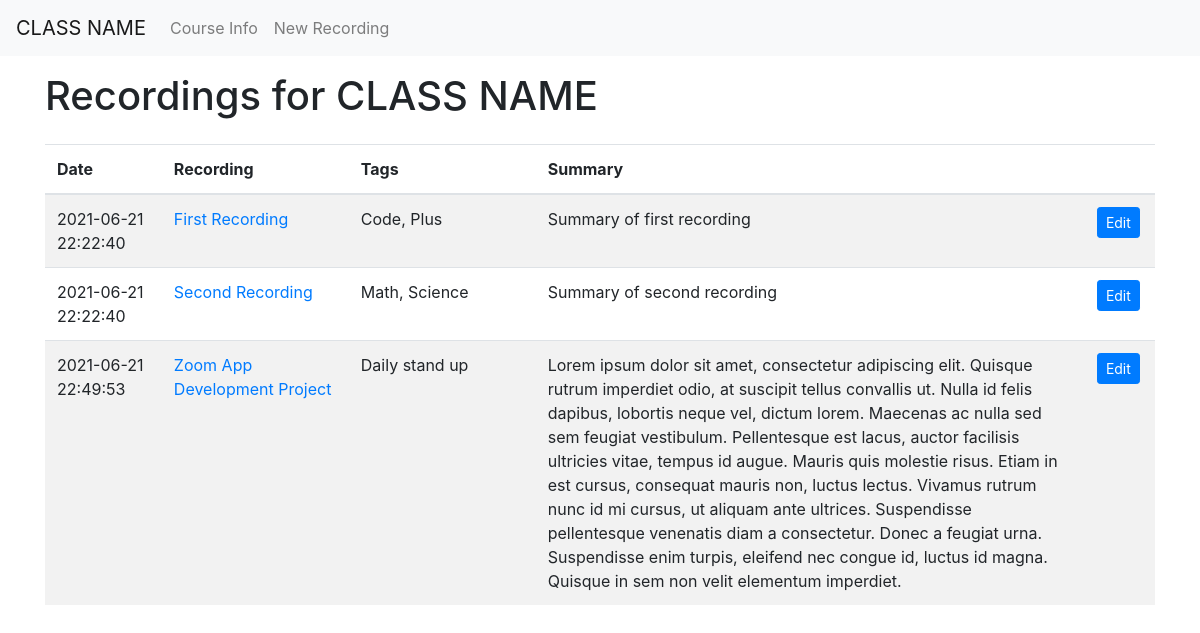
The page / on the database its author committed.
### tables this page shows
CREATE TABLE posts (
    id INTEGER PRIMARY KEY AUTOINCREMENT,
    created TIMESTAMPT NOT NULL DEFAULT CURRENT_TIMESTAMP,
    title TEXT NOT NULL,
    recordingURL TEXT NOT NULL,
    tags TEXT NOT NULL,
    summary TEXT NOT NULL
);

### app.py (the view)
@app.route('/')
def index():
    conn = get_db_connection()
    posts = conn.execute('SELECT * FROM posts').fetchall()
    conn.close()
    return render_template('index.html', posts=posts)

### app.py (called while the page is built)
def get_db_connection():
    conn = sqlite3.connect('database.db')
    conn.row_factory = sqlite3.Row
    return conn

### templates/index.html
{% extends 'base.html' %}
{% block content %}
    <h1 class="py-3">{% block title %} Recordings for CLASS NAME {% endblock %}</h1>
    <div class="table-responsive">
      <table class="recordings table table-hover table-striped">
        <thead>
          <tr>
            <th class="row-date">Date</th>
            <th class="row-recording">Recording</th>
            <th class="row-tags">Tags</th>
            <th class="row-summary">Summary</th>
            <th class="row-edit"></th>
          </tr>
        </thead>
        <tbody>
    {% for post in posts %}
              <tr>
                <td>{{ post['created'] }}</td>
                <td><a href="{{ post['recordingURL'] }}">{{ post['title'] }}</a></td>
                <td>{{ post['tags'] }}</td>
                <td>{{ post['summary'] }}</td>
                <td>
                  <a href="{{ url_for('edit', id=post['id']) }}">
                    <button type="button" class="btn btn-primary btn-sm">Edit</button>
                  </a>
                </td>
              </tr>
    {% endfor %}
        </tbody>
      </table>
    </div>
{% endblock %}

### templates/base.html (shortened to what this page needs)
<!doctype html>
<html lang="en">
  <head>
    <link rel="stylesheet" href="https://stackpath.bootstrapcdn.com/bootstrap/4.3.1/css/bootstrap.min.css">
    <link rel="stylesheet" href="{{ url_for('static', filename= 'css/style.css') }}">
  </head>
  <body>
    <nav class="navbar navbar-expand-md navbar-light bg-light">
      <a class="navbar-brand" href="{{ url_for('index')}}">CLASS NAME</a>
      <div class="collapse navbar-collapse" id="navbarNav">
          <ul class="navbar-nav">
          <li class="nav-item">
              <a class="nav-link" href="#">Course Info</a>
          </li>
          <li class="nav-item">
              <a class="nav-link" href="{{url_for('create')}}">New Recording</a>
          </li>
          </ul>
      </div>
    </nav>
    <div class="container">
        {% block content %} {% endblock %}
    </div>
  </body>
</html>

### static/css/style.css (style rules this page uses)
.recordings { table-layout: fixed; }
.row-date { width: 10%; }
.row-recording { width: 16%; }
.row-tags { width: 16%; }
.row-summary { width: 47%; }
.row-edit { width: 6%; }

### rows shown on the page
posts: created "2021-06-21 22:22:40", title "First Recording", tags "Code, Plus", summary "Summary of first recording"
posts: created "2021-06-21 22:22:40", title "Second Recording", tags "Math, Science", summary "Summary of second recording"
posts: created "2021-06-21 22:49:53", title "Zoom App Development Project", tags "Daily stand up", summary "Lorem ipsum dolor sit amet, consectetur adipiscing elit. Quisque rutrum imperdiet odio, at suscipit tellus convallis ut. Nulla id felis dapibus, lobortis neque vel, dictum lorem. Maecenas ac nulla sed sem feugiat vestibulum. Pellentesque est lacus, auctor facilisis ultricies vitae, tempus id augue. Mauris quis molestie risus. Etiam in est cursus, consequat mauris non, luctus lectus. Vivamus rutrum nunc id mi cursus, ut aliquam ante ultrices. Suspendisse pellentesque venenatis diam a consectetur. Donec a feugiat urna. Suspendisse enim turpis, eleifend nec congue id, luctus id magna. Quisque in sem non velit elementum imperdiet."
